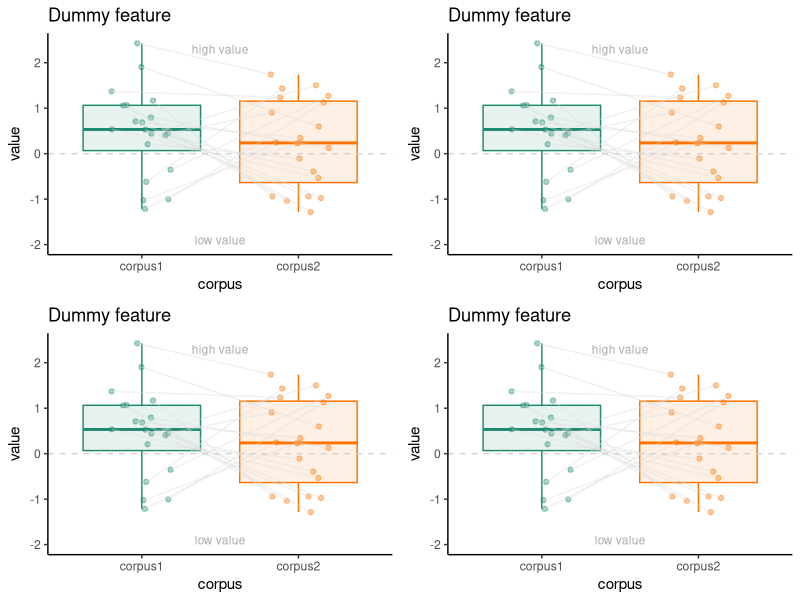

Reproduce this figure in R.
set.seed(145)
# ggplot2 from tidyverse
library(tidyverse)
# plot grid
library(cowplot) 

# set standard theme
theme_set(theme_classic(base_family = "sans"))


# colors
my_pal <- c('#1F8A70', '#FD7400')


# combination of boxplot, points and lines connecting paired observations
geom_jitterbox <- function(){
  geom_custom <- list(
    geom_boxplot(aes(col = corpus, fill = corpus), show.legend = FALSE, 
                 outlier.alpha = 0, alpha = 0.1),
    geom_point(aes(col=corpus), show.legend = FALSE,
               alpha = 0.4,
               position = position_jitter(width = 0.2, seed = 578)),
    scale_color_manual(values = my_pal),
    scale_fill_manual(values = my_pal))
  
  # add lines
  geom_custom <- append(geom_custom,
                        geom_line(aes(group = treebank), 
                                  alpha = 0.4, col = 'gainsboro', 
                                  position = position_jitter(width = 0.2, seed = 578)))
  return(geom_custom)
}

annotate_log_odds <- function(high_anno = '', 
                              low_anno = '',
                              y_low = NULL,
                              y_high = NULL){
  
  # add interpretation hints for log odds
  list(
    geom_hline(yintercept = 0, color = 'lightgrey', linetype = 'dashed'),
    annotate(geom = 'text', x = 1.5, y = y_high, 
             label = high_anno, vjust = 0,
             color = 'darkgrey', size = 3),
    annotate(geom = 'text', x = 1.5, y = y_low,
             label = low_anno, vjust = 0,
             color = 'darkgrey', size = 3)
  )
}

# dummy data with n items
n <- 20
dt <- data.frame(corpus = c(rep("corpus1", n), rep("corpus2", n)),
                 treebank = rep(paste("treebank", seq(1:n)), 2),
                 value = rnorm(n*2))

# arrange by treebank to make jittered dots and lines match
dt <- arrange(dt, treebank)

# creating the plot
p <- dt %>% 
  ggplot(aes(corpus, value)) +
  geom_jitterbox() +
  labs(title = "Dummy feature") +
  annotate_log_odds(low_anno = "low value", 
                    high_anno = "high value",
                    y_low = -2,
                    y_high = 2.2)


# to generate the grid, create a list of plots
plots <- list(p, p, p, p) # add plots here
plot_grid(plotlist = plots, ncol = 2)

